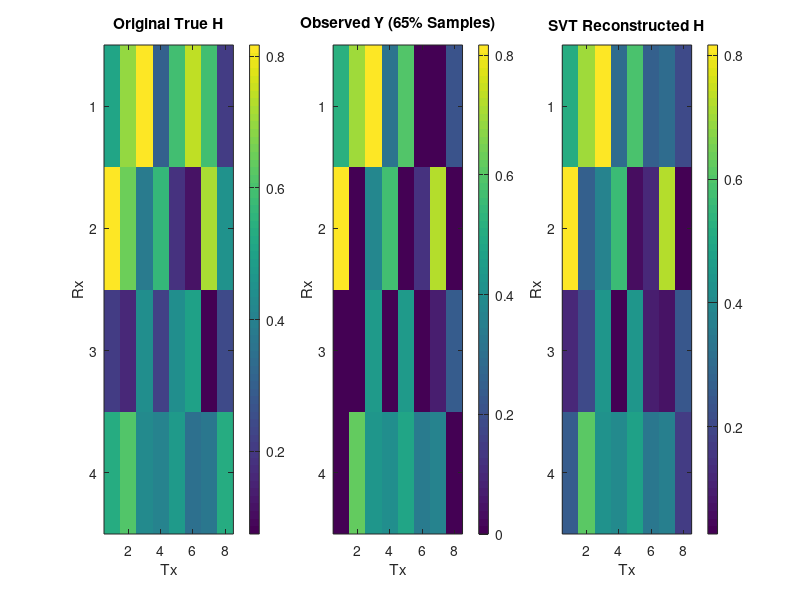

This chart was generated by the following MATLAB code:
function exponential()
    %% ========================================================================
    %% CORE SIMULATION: mmWAVE MIMO CHANNEL COMPLETION USING SVT
    %% ========================================================================
    clear; clc; close all;

    % 1. Physical System Configuration (User Parameters)
    Nt = 8;         % Number of transmit antennas
    Nr = 4;         % Number of receive antennas
    Ncl = 3;        % Number of clusters
    Nray = 5;       % Number of rays per cluster
    angspread = 10; % Angular spread (degrees)
    fc = 28e9;      % Carrier frequency (28 GHz)
    d = 0.5;        % Antenna spacing (in wavelengths)

    fprintf('1. Generating %d x %d Correlated mmWave Channel...\n', Nr, Nt);
    % Generate the true, fully-sampled correlated channel matrix H
    [H_true, At, Ar] = generate_correlated_mmwave_channel(Nt, Nr, Ncl, Nray, angspread, fc, d, 1);


    % 2. Explicit Coherence Factor Calculation (\mu)
    [U_coh, S_coh, V_coh] = svd(H_true, 'econ');
    matrix_rank = rank(H_true);

    % Use abs() to ensure correct magnitude squaring of complex singular vectors
    mu_U = (Nr / matrix_rank) * max(sum(abs(U_coh).^2, 2));
    mu_V = (Nt / matrix_rank) * max(sum(abs(V_coh).^2, 2));

    % Total spatial coherence factor of the channel matrix
    mu_channel = max(mu_U, mu_V);


    % 3. Observation / Under-Sampling Setup
    p = 0.65; % Sampling Ratio (65%)
    Total_Elements = Nr * Nt;
    Num_Observations = round(p * Total_Elements);

    % Generate a random binary selection mask (M)
    M = zeros(Nr, Nt);
    idx = randperm(Total_Elements, Num_Observations);
    M(idx) = 1;

    % Construct the sub-sampled matrix available to the receiver
    Y = M .* H_true; 


    % 4. Singular Value Thresholding (SVT) Algorithm Implementation
    fprintf('2. Running Singular Value Thresholding (SVT) Recovery...\n');
    max_iter = 600;       % Maximum optimization iterations
    tau = 3.0;            % Singular value soft-thresholding parameter
    delta = 1.2;          % Gradient step size (0 < delta < 2)
    epsilon = 1e-5;       % Convergence tolerance limit

    % Iteration Initializations
    X = zeros(Nr, Nt);    % Primal matrix estimate
    Z = Y;                % Dual variable initialized with sparse observations

    for iter = 1:max_iter
        % Step A: Singular Value Decomposition of the updated dual matrix
        [U, S, V] = svd(Z, 'econ');
        
        % Step B: Singular Value Shrinkage (Soft-Thresholding)
        S_thr = max(S - tau, 0);
        
        % Step C: Reconstruct the current low-rank estimate
        X_new = U * S_thr * V';
        
        % Step D: Convergence criterion check
        if norm(M .* (X_new - X), 'fro') / norm(X_new, 'fro') < epsilon
            X = X_new;
            break;
        end
        X = X_new;
        
        % Step E: Dual variable gradient ascent step
        Z = Z + delta * (Y - M .* X);
    end
    H_recovered = X;


    % 5. Performance Evaluation via NMSE
    nmse_num = norm(H_true - H_recovered, 'fro')^2;
    nmse_den = norm(H_true, 'fro')^2;
    NMSE = nmse_num / nmse_den;


    % ========================================================================
    %% DISPLAY RESULTS & METRICS
    %% ========================================================================
    disp(' ');
    disp('====================================================================');
    disp('                  SIMULATION ANALYSIS REPORT                        ');
    disp('====================================================================');
    fprintf('MIMO Array Dimensions         : %d x %d (Total elements: %d)\n', Nr, Nt, Total_Elements);
    fprintf('Channel Matrix True Rank     : %d\n', matrix_rank);
    fprintf('Calculated Coherence Factor  : %.4f (Theoretical Max: %.4f)\n', mu_channel, max(Nr, Nt)/matrix_rank);
    fprintf('Number of Observations (m)   : %d elements\n', Num_Observations);
    fprintf('Matrix Sampling Ratio (p)    : %.1f%%\n', p * 100);
    disp('--------------------------------------------------------------------');
    fprintf('Reconstruction NMSE (Linear) : %e\n', NMSE);
    fprintf('Reconstruction NMSE (dB)     : %.4f dB\n', 10 * log10(NMSE));
    disp('====================================================================');

    % Plotting visual validation matrices
    figure('Name', 'Channel Completion via SVT', 'Position', [100, 100, 950, 380]);
    subplot(1,3,1); imagesc(abs(H_true)); colorbar; title('Original True H'); xlabel('Tx'); ylabel('Rx');
    subplot(1,3,2); imagesc(abs(Y)); colorbar; title(sprintf('Observed Y (%.0f%% Samples)', p*100)); xlabel('Tx'); ylabel('Rx');
    subplot(1,3,3); imagesc(abs(H_recovered)); colorbar; title('SVT Reconstructed H'); xlabel('Tx'); ylabel('Rx');
end


%% ========================================================================
%% CORE CHANNEL GENERATION HELPER FUNCTIONS
%% ========================================================================

function [H, At, Ar] = generate_correlated_mmwave_channel(Nt, Nr, Ncl, Nray, angspread, fc, d, correlation_flag)
    c = 3e8;
    lambda = c/fc;

    % Generate random macro cluster center angles (in degrees)
    AoD_phi = rand(Ncl, 1) * 180 - 90;  
    AoA_phi = rand(Ncl, 1) * 180 - 90;  

    % Generate scattered sub-rays within each cluster
    AoD_rays = zeros(Ncl, Nray);
    AoA_rays = zeros(Ncl, Nray);
    for i = 1:Ncl
        AoD_rays(i,:) = AoD_phi(i) + angspread*randn(1, Nray);
        AoA_rays(i,:) = AoA_phi(i) + angspread*randn(1, Nray);
    end

    At = zeros(Nt, Ncl*Nray);
    Ar = zeros(Nr, Ncl*Nray);

    % Compute Uniform Linear Array (ULA) steering response vectors
    for j = 1:Ncl
        for l = 1:Nray
            At(:,(j-1)*Nray+l) = array_response(AoD_rays(j,l), Nt, d, lambda);
            Ar(:,(j-1)*Nray+l) = array_response(AoA_rays(j,l), Nr, d, lambda);
        end
    end

    % Generate complex random path gains (\alpha)
    alpha = (randn(Ncl*Nray,1) + 1j*randn(Ncl*Nray,1))/sqrt(2); 

    % Base Geometric Multipath Matrix
    H = sqrt(Nt*Nr/(Ncl*Nray)) * Ar * diag(alpha) * At';

    % Apply Spatial Correlation Injection
    if correlation_flag
        Rt = generate_correlation_matrix(Nt, 0.7); 
        Rr = generate_correlation_matrix(Nr, 0.7); 
        H = Rr^(1/2) * H * Rt^(1/2);
    end
end

function a = array_response(phi, N, d, lambda)
    phi = phi * pi/180;
    n = 0:N-1;
    a = exp(1j * 2 * pi * d * n.' * sin(phi) / lambda);
    a = a / sqrt(N); 
end

function R = generate_correlation_matrix(N, rho)
    R = zeros(N,N);
    for i = 1:N
        for j = 1:N
            R(i,j) = rho^abs(i-j);
        end
    end
end
